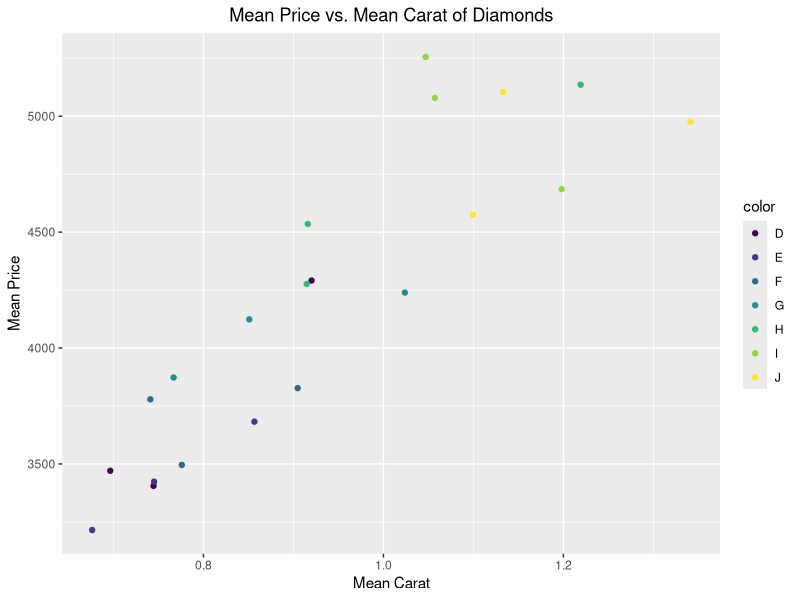

Reproduce this figure in R.
## ---- chunk 1
#install.packages("dplyr")
#install.packages("ggplot2")
#install.packages("stringr")
library(dplyr)
library(ggplot2)
library(stringr)
## ---- chunk 2
str(diamonds)
head(diamonds, n = 3)
summary(diamonds[,!(names(diamonds) %in% c("color", "clarity", "cut"))])
## ---- chunk 3
#only keeping "carat", "clarity", and "price" columns
select_result <- select(diamonds, c(carat, clarity, price))
head(select_result,n = 3)

# same result but use position
select_result <- select(diamonds, c(1,4,7))
head(select_result,n = 3)

# or use both column name and position, not recommended
select_result <- select(diamonds, c(1,4, price))
head(select_result,n = 3)
## ---- chunk 4
#deselecting columns from x to z
select_result <- select(diamonds, !(x:z))
head(select_result,n = 3)
## ---- chunk 5
head(select(diamonds, matches("^c")),n = 3)
## ---- chunk 6
colors <- c("red", "blue", "yellow", "green")
pseudo_car_data <- data.frame(obs = 1:10,
                              cabin_length = runif(10, 5, 7.5),
                              door_length = runif(10, 1, 3),
                              wind_shield_length = runif(10, 4, 6),
                              color = sample(colors, 10, replace = T))
head(pseudo_car_data,,n = 3)
## ---- chunk 7
head(select(pseudo_car_data, contains("length")),n = 3)
## ---- chunk 8
#the range of prices for diamonds
range(diamonds$price)

#filter observations that have price less than or equal to 500
filter_result <- filter(diamonds, price <= 500)
head(filter_result,n = 3)
## ---- chunk 9
#check levels of cuts
levels(diamonds$cut)
table(diamonds$cut)

#filter by cut, keeping Fair and Good
filter_result <- filter(diamonds, cut %in% c("Fair", "Good"))
head(filter_result,n = 3)

table(filter_result$cut)
## ---- chunk 10
#only get the first five observation of the data frame 
slice_result <- slice(diamonds, 1:5)
slice_result 
## ---- chunk 11
# only get the first five observation of the data frame with highest price
slice_result <- slice_max(diamonds, order_by = price, n = 5)
slice_result
## ---- chunk 12
head(arrange(diamonds, price),n = 3)
## ---- chunk 13
head(arrange(diamonds, desc(price)),n = 3)
## ---- chunk 14
head(group_by(diamonds, cut),n = 3)
head(diamonds,n = 3)
## ---- chunk 15
summarise(group_by(diamonds, cut), mean_price = mean(price))
## ---- chunk 16
head(mutate(diamonds, price_per_carat = price/carat),n = 3)
## ---- chunk 17
#create new data
pseudo_missing_data <- data.frame(name = c("Tom", "Jay", "Marry", "Lexa", "Garcia"),
                          age = c(sample(40:80, 3, replace = F), NA, NA))
pseudo_missing_data
## ---- chunk 18
imputed_data <- mutate(pseudo_missing_data,
                       age = ifelse(is.na(age), mean(age, na.rm = T), age))
imputed_data
## ---- chunk 19
na.omit(pseudo_missing_data)
## ---- chunk 20
helper_example <- mutate(diamonds,
                         #use cummin to find the minimum value up to the current observation
                         cummin_price = cummin(price),
                         #use between to determine if the price is in range
                         in_range = between(price, 330, 340))
head(helper_example)[,c("price", "cummin_price", "in_range")]
## ---- chunk 21
repeated_diamonds <- slice(diamonds,1:3,1:2)
repeated_diamonds 
distinct(repeated_diamonds )
## ---- chunk 22
#pass down to the next manipulation command using piping
diamonds %>%
  #filter only those observations with Good cuts
  filter(cut == "Good") %>%
  #select all columns except for cut and color
  select(-c(cut, color)) %>%
  #summarize the price when grouping by clarity
  group_by(clarity) %>%
  summarise(mean_price = mean(price)) %>%
  #order the mean prices in descending order of clarity
  arrange(desc(mean_price))
## ---- chunk 23
diamonds %>%
  #data manipulation using dplyr
  filter(cut %in% c("Fair", "Good", "Very Good")) %>%
  select(cut, carat, color, price) %>%
  group_by(cut, color) %>%
  summarise(mean_price = mean(price),
            mean_carat = mean(carat)) %>%
  #data visualization using ggplot2
  ggplot(mapping = aes(x = mean_carat, y = mean_price)) +
  geom_point(mapping = aes(color = color)) +
  ylab("Mean Price") + xlab("Mean Carat") +
  labs(title = "Mean Price vs. Mean Carat of Diamonds") +
  theme(plot.title = element_text(hjust = 0.5))
